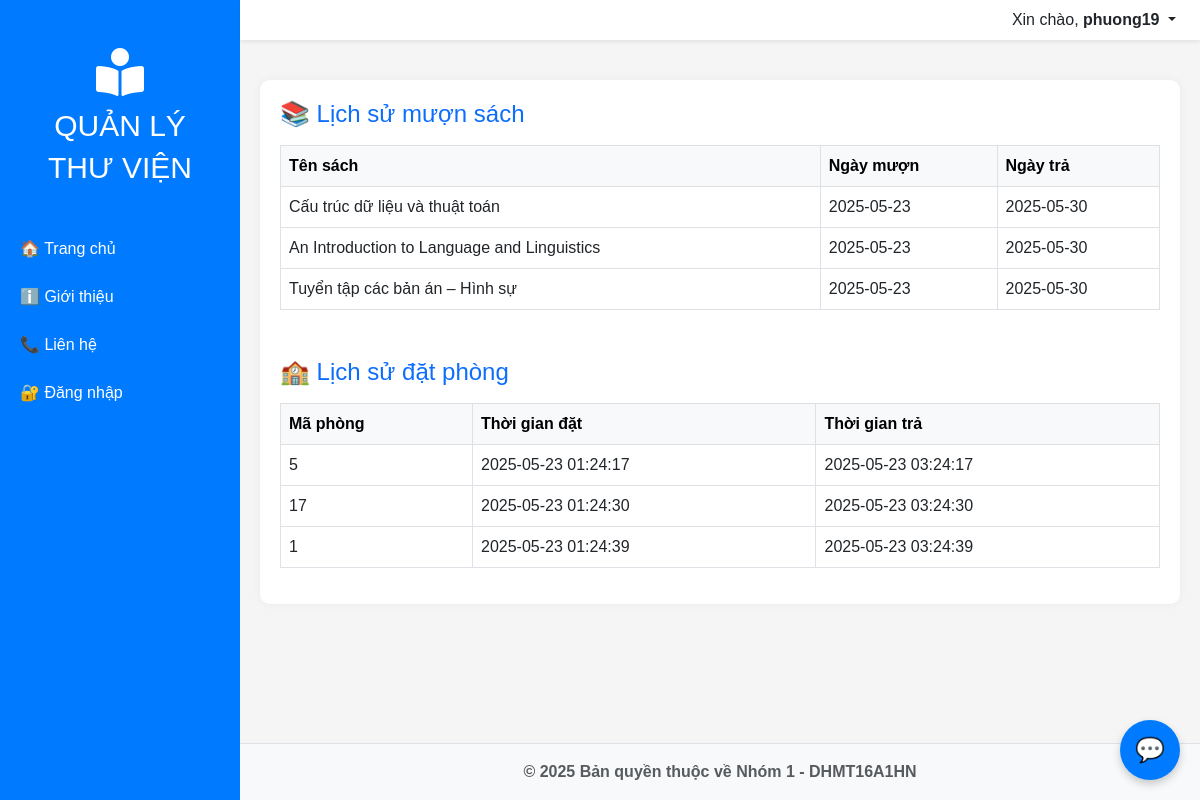
/lich_su.php (signed in), run on the app's committed database.
### tables this page shows
CREATE TABLE `chi_tiet_dat_phong` (
  `ma_phieu` int(11) NOT NULL,
  `ma_phong` int(11) NOT NULL,
  `thoi_gian_dat` datetime DEFAULT NULL,
  `thoi_gian_tra` datetime DEFAULT NULL,
  `trang_thai` varchar(20) DEFAULT 'dang_dat',
  `ma_ban_doc` int(11) DEFAULT NULL
);

### lich_su.php (the view, shortened to what this page needs)
<?php
include 'ket_noi.php';
$ma_bd = $_SESSION['ban_doc']['ma_ban_doc'];
$muon_sach = $conn->query("SELECT s.ten_sach, p.ngay_muon, p.ngay_tra
                           FROM phieu_muon p
                           JOIN chi_tiet_muon ct ON p.ma_phieu = ct.ma_phieu
                           JOIN sach s ON ct.ma_sach = s.ma_sach
                           WHERE p.ma_ban_doc = '$ma_bd'");
$dat_phong = $conn->query("SELECT ma_phong, thoi_gian_dat, thoi_gian_tra
                           FROM chi_tiet_dat_phong
                           WHERE ma_ban_doc = '$ma_bd'");
?>
<!DOCTYPE html>
<html lang="vi">
<head>
    <link href="https://cdn.jsdelivr.net/npm/bootstrap@5.3.0/dist/css/bootstrap.min.css" rel="stylesheet">
    <link href="https://cdnjs.cloudflare.com/ajax/libs/font-awesome/5.15.4/css/all.min.css" rel="stylesheet">
</head>
<body>
<nav class="navbar navbar-light bg-white shadow-sm px-4 py-2 d-flex justify-content-end align-items-center fixed-top">
    <div class="dropdown">
        <?php if (isset($_SESSION['ban_doc'])): ?>
            <a class="dropdown-toggle text-dark text-decoration-none" href="#" id="accountDropdown" role="button" data-bs-toggle="dropdown" aria-expanded="false">
                Xin chào, <strong><?php echo $_SESSION['ban_doc']['ten_dang_nhap']; ?></strong>
            </a>
        <?php endif; ?>
    </div>
</nav>
<div class="sidebar">
    <a href="<?php echo isset($_SESSION['ban_doc']) ? 'trang_chu_ban_doc.php' : 'trang_chu.php'; ?>"
       class="sidebar-brand d-flex align-items-center justify-content-center flex-column mt-3 mb-4 text-white text-decoration-none">
        <div class="sidebar-icon">
            <i class="fas fa-book-reader fa-3x text-white"></i>
        </div>
        <div class="sidebar-brand-text font-weight-bold mt-2 text-center" style="line-height: 1.4; font-size: 30px;">
            QUẢN LÝ<br>THƯ VIỆN
        </div>
    </a>
    <a href="<?php echo isset($_SESSION['ban_doc']) ? 'trang_chu_ban_doc.php' : 'trang_chu.php'; ?>">🏠 Trang chủ</a>
    <a href="gioi_thieu.php">ℹ️ Giới thiệu</a>
    <a href="lien_he.php">📞 Liên hệ</a>
    <a href="dang_nhap.php">🔐 Đăng nhập</a>
</div>
<div class="wrapper">
    <div class="main">
        <div class="table-container">
            <h4 class="text-primary mb-3">📚 Lịch sử mượn sách</h4>
            <table class="table table-bordered table-hover">
                <thead class="table-light">
                    <tr><th>Tên sách</th><th>Ngày mượn</th><th>Ngày trả</th></tr>
                </thead>
                <tbody>
                    <?php while ($row = $muon_sach->fetch_assoc()): ?>
                        <tr>
                            <td><?= $row['ten_sach'] ?></td>
                            <td><?= $row['ngay_muon'] ?></td>
                            <td><?= $row['ngay_tra'] ?: 'Chưa trả' ?></td>
                        </tr>
                    <?php endwhile; ?>
                </tbody>
            </table>
            <h4 class="text-primary mt-5 mb-3">🏫 Lịch sử đặt phòng</h4>
            <table class="table table-bordered table-hover">
                <thead class="table-light">
                    <tr><th>Mã phòng</th><th>Thời gian đặt</th><th>Thời gian trả</th></tr>
                </thead>
                <tbody>
                    <?php while ($row = $dat_phong->fetch_assoc()): ?>
                        <tr>
                            <td><?= $row['ma_phong'] ?></td>
                            <td><?= $row['thoi_gian_dat'] ?></td>
                            <td><?= $row['thoi_gian_tra'] ?></td>
                        </tr>
                    <?php endwhile; ?>
                </tbody>
            </table>
        </div>
    </div>
    <footer class="footer bg-light text-center text-muted py-3 border-top">
        <strong>© 2025 Bản quyền thuộc về Nhóm 1 - DHMT16A1HN</strong>
    </footer>
</div>
<?php include 'bong_chat.php'; ?>
</body>
</html>

### lich_su.php (style rules this page uses)
html, body { height: 100%; margin: 0; font-family: Arial; background-color: #f5f5f5; }
.wrapper { display: flex; flex-direction: column; min-height: 100vh; margin-left: 240px; }
.sidebar { width: 240px; background-color: #007bff; color: white; height: 100vh; position: fixed; top: 0; left: 0; padding-top: 20px; z-index: 999; }
.sidebar a { display: block; padding: 12px 20px; color: white; text-decoration: none; }
nav.fixed-top { left: 240px; width: calc(100% - 240px); z-index: 1000; }
.main { flex: 1; padding: 20px; padding-top: 80px; }
.table-container { max-width: 1000px; margin: auto; background: white; padding: 20px; border-radius: 10px; box-shadow: 0 0 10px rgba(0,0,0,0.05); }
footer { background-color: white; color: black; text-align: center; padding: 8px; border-top: 1px solid #ccc; width: 100%; }

### data on the page
chi_tiet_dat_phong: ma_phong "5", thoi_gian_dat "2025-05-23 01:24:17", thoi_gian_tra "2025-05-23 03:24:17"
chi_tiet_dat_phong: ma_phong "17", thoi_gian_dat "2025-05-23 01:24:30", thoi_gian_tra "2025-05-23 03:24:30"
chi_tiet_dat_phong: ma_phong "1", thoi_gian_dat "2025-05-23 01:24:39", thoi_gian_tra "2025-05-23 03:24:39"

### other printed values
$_SESSION['ban_doc']['ten_dang_nhap'] "phuong19"
$row['ten_sach'] "Cấu trúc dữ liệu và thuật toán"
$row['ngay_muon'] "2025-05-23"
$row['ngay_tra'] ?: 'Chưa trả' "2025-05-30"
$row['ten_sach'] "An Introduction to Language and Linguistics"
$row['ten_sach'] "Tuyển tập các bản án – Hình sự"
